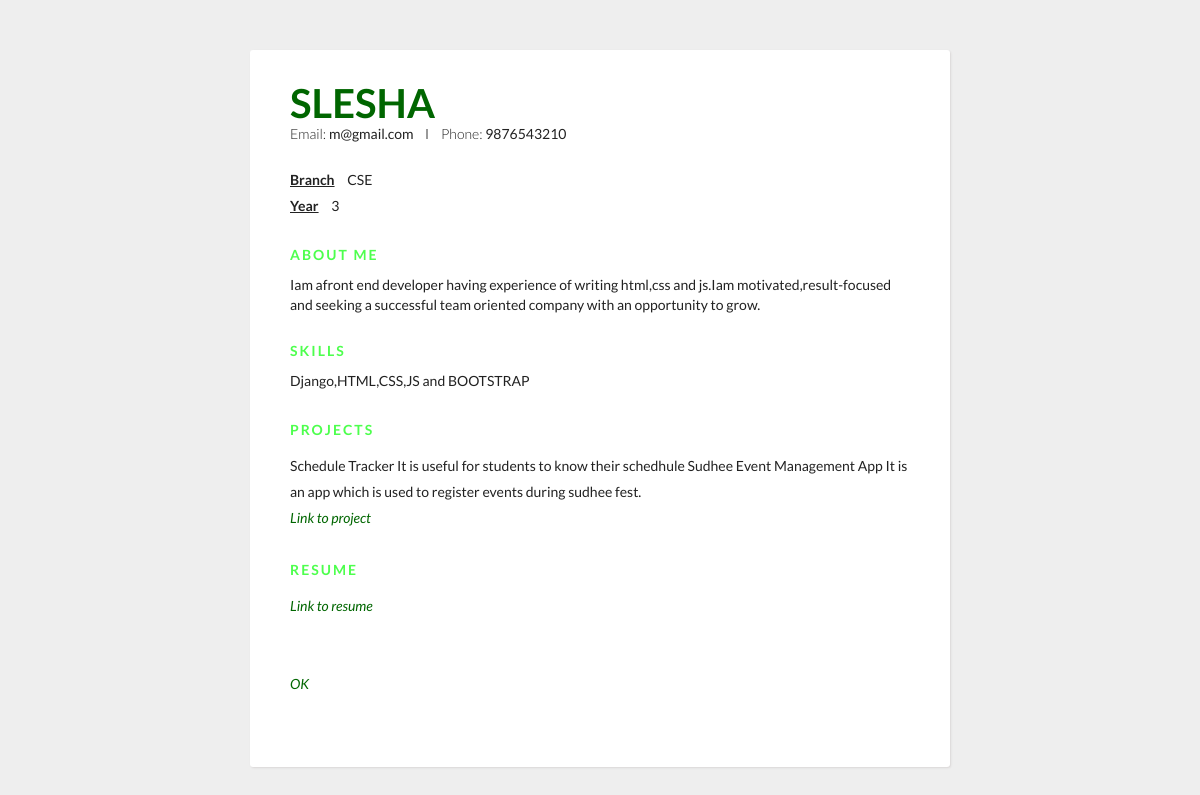
The app's page /viewprofile/ (signed in) with its own data.
### getplaced/models.py (models this page shows, shortened)
class Student(models.Model):
    roll_no=models.CharField(max_length=12,primary_key=True)
    studname=models.CharField(max_length=25)
    phoneno=models.CharField(max_length=10)
    email_id=models.EmailField(max_length=25)
    branch=models.CharField(max_length=25)
    sec=models.IntegerField()
    syear=models.IntegerField()
    psd=models.CharField(max_length=25)
    username=models.CharField(max_length=25)

class Sprofile(models.Model):
    usern=models.CharField(max_length=25)
    abt=models.TextField()
    skl=models.TextField()
    prjdesc=models.TextField()
    prjlink=models.URLField(max_length=200)
    reslink=models.URLField(max_length=200)

### getplaced/views.py (the view)
# urls.py: path('viewprofile/',views.viewprofile,name='viewprofile'),
def viewprofile(request):
    context={
        'R':Student.objects.get(username=request.session["Username"]),
        'P':Sprofile.objects.get(usern=request.session["Username"])
    }
    return render(request,'vprofile.html',context)

### getplaced/templates/vprofile.html (shortened to what this page needs)
{% load static %}
<!Doctype html>
<html lang="en">
<head>
    <link rel="stylesheet" href="https://stackpath.bootstrapcdn.com/bootstrap/4.1.3/css/bootstrap.min.css">
   <link rel="stylesheet" type="text/css" href="{% static 'css/basestyle.css' %}">
    <link rel="stylesheet" href="https://stackpath.bootstrapcdn.com/font-awesome/4.7.0/css/font-awesome.min.css">
</head>
<body>
<div class="container">
  <div class="header">
    <div class="full-name">
      <span class="first-name">{{ R.studname }}</span>
    </div>
    <div class="contact-info">
      <span class="email">Email: </span>
      <span class="email-val">{{ R.email_id }}</span>
      <span class="separator"></span>
      <span class="phone">Phone: </span>
      <span class="phone-val">{{ R.phoneno }}</span>
    </div>
<span class="position">Branch</span>
      <span class="desc">{{ R.branch }} </span><br>
<span class="position">Year</span>
      <span class="desc">{{ R.sec }}</span><br><br>
     <div class="details">
    <div class="section">
      <div class="section__title">About Me</div>
       <div class="section__list">
         <div class="section__list-item">
           <div class="text">{{ P.abt }}</div>
         </div>
          </div>
      </div>
    </div><br>
   <div class="details">
    <div class="section">
      <div class="section__title">Skills</div>
       <div class="section__list">
         <div class="section__list-item">
           <div class="text">{{ P.skl }}</div>
         </div>
          </div>
      </div>
    </div><br>
<div class="section">
      <div class="section__title">Projects</div>
       <div class="section__list">
         <div class="section__list-item">
           <div class="text">{{ P.prjdesc }}</div>
           <div class="text"> <a href="{{ P.prjlink }}">Link to project</a>
           </div>
         </div>
     <div class="section"><br>
      <div class="section__title">Resume</div>
           <div class="text"> <a href="{{ P.reslink }}">Link to resume</a>
           </div>
         </div>
         <br><br>
         <a href={% url 'shome' %}>OK</a>
       </div>
     </div>
  </div>
</div>
</body>
</html>

### getplaced/static/css/basestyle.css (style rules this page uses)
body { padding: 0; margin: 0; }

### getplaced/templates/vprofile.html (style rules this page uses)
* { margin: 0; padding: 0; box-sizing: border-box; }
html { height: 100%; }
body { min-height: 100%; background: #eee; font-family: 'Lato', sans-serif; font-weight: 400; color: #222; font-size: 14px; line-height: 26px; padding-bottom: 50px; }
.container { max-width: 700px; background: #fff; margin: 0px auto 0px; box-shadow: 1px 1px 2px #DAD7D7; border-radius: 3px; padding: 40px; margin-top: 50px; }
.header { margin-bottom: 30px; }
.full-name { font-size: 40px; color: #006600; text-transform: uppercase; margin-bottom: 5px; }
.first-name { font-weight: 700; }
.contact-info { margin-bottom: 20px; }
.email , .phone { color: #222; font-weight: 300; }
.separator { height: 10px; display: inline-block; border-left: 2px solid #999; margin: 0px 10px; }
.position { font-weight: bold; display: inline-block; margin-right: 10px; text-decoration: underline; }
.details { line-height: 20px; }
.section { margin-bottom: 40px; }
.section:last-of-type { margin-bottom: 0px; }
.section__title { letter-spacing: 2px; color: #4dff4d; font-weight: bold; margin-bottom: 10px; text-transform: uppercase; }
a { text-decoration: none; color: #006600; font-style: italic; }

### records on screen
Student: studname "SLESHA", email_id "m@gmail.com", phoneno "9876543210", branch "CSE", sec "3"
Sprofile: abt "Iam afront end developer having experience of writing html,css and js.Iam motivated,result-focused and seeking a successful team oriented company with an opportunity to grow.", skl "Django,HTML,CSS,JS and BOOTSTRAP", prjdesc "Schedule Tracker It is useful for students to know their schedhule Sudhee Event Management App It is an app which is used to register events during sudhee fest."
